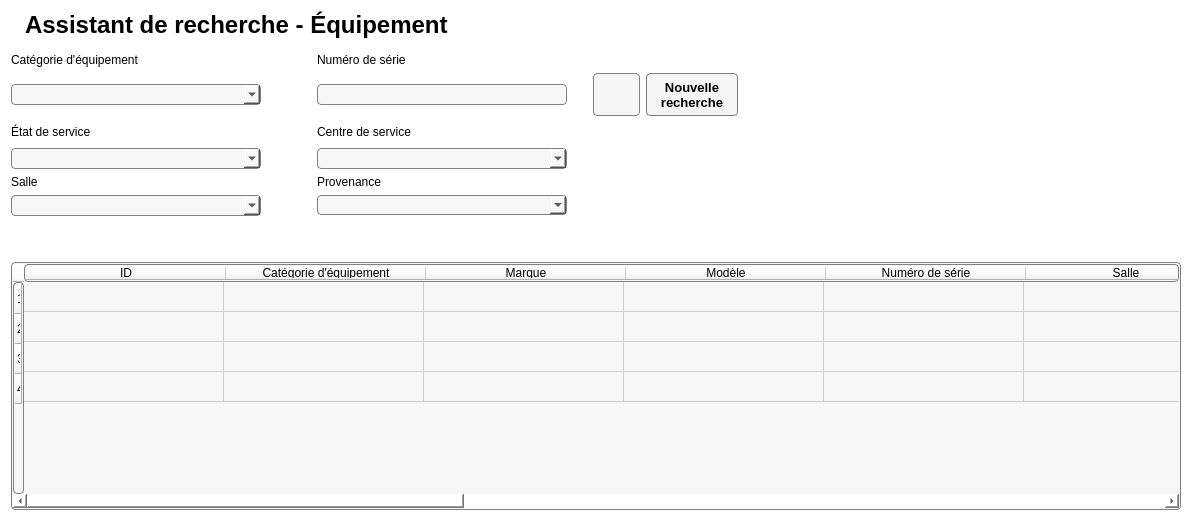
<?xml version="1.0" encoding="UTF-8"?>
<ui version="4.0">
 <class>Form</class>
 <widget class="QWidget" name="Form">
  <property name="windowModality">
   <enum>Qt::NonModal</enum>
  </property>
  <property name="geometry">
   <rect>
    <x>0</x>
    <y>0</y>
    <width>1192</width>
    <height>521</height>
   </rect>
  </property>
  <property name="minimumSize">
   <size>
    <width>0</width>
    <height>0</height>
   </size>
  </property>
  <property name="maximumSize">
   <size>
    <width>16777215</width>
    <height>16777215</height>
   </size>
  </property>
  <property name="windowTitle">
   <string>Form</string>
  </property>
  <property name="styleSheet">
   <string notr="true">QWidget{
background: white;
}

QComboBox
{
padding: 1px;
border-style: solid;
border: 1px solid gray;
border-radius: 4px;
background:rgb(247,247,247);
}

QPushButton {
color: black;
background-color:rgb(245, 245, 245);
border-width: 1px;
border-color: grey;
border-style: solid;
border-radius: 4px;

}

QPushButton:hover {
background-color: qlineargradient(x1: 0, y1: 1, x2: 0, y2: 0, stop: 0 #edf2f8, stop: 1 #c8d9ea);
}

QPushButton:pressed {
background-color: rgb(193, 213, 243);
}</string>
  </property>
  <layout class="QGridLayout" name="gridLayout_3">
   <item row="1" column="0" colspan="2">
    <layout class="QHBoxLayout" name="horizontalLayout_2">
     <item>
      <layout class="QGridLayout" name="gridLayout">
       <item row="0" column="0" alignment="Qt::AlignLeft">
        <widget class="QLabel" name="labelCategorieEquipement">
         <property name="styleSheet">
          <string notr="true">background: white;</string>
         </property>
         <property name="text">
          <string>Catégorie d'équipement</string>
         </property>
        </widget>
       </item>
       <item row="3" column="2">
        <widget class="QComboBox" name="comboBoxCentreService">
         <property name="minimumSize">
          <size>
           <width>250</width>
           <height>0</height>
          </size>
         </property>
         <property name="font">
          <font>
           <pointsize>10</pointsize>
          </font>
         </property>
        </widget>
       </item>
       <item row="3" column="0">
        <widget class="QComboBox" name="comboBoxEtatService">
         <property name="minimumSize">
          <size>
           <width>250</width>
           <height>0</height>
          </size>
         </property>
         <property name="maximumSize">
          <size>
           <width>250</width>
           <height>16777215</height>
          </size>
         </property>
         <property name="font">
          <font>
           <pointsize>10</pointsize>
          </font>
         </property>
        </widget>
       </item>
       <item row="2" column="0">
        <widget class="QLabel" name="labelEtatService">
         <property name="styleSheet">
          <string notr="true">background: white;</string>
         </property>
         <property name="text">
          <string>État de service</string>
         </property>
        </widget>
       </item>
       <item row="5" column="2">
        <widget class="QComboBox" name="comboBoxProvenance">
         <property name="minimumSize">
          <size>
           <width>250</width>
           <height>0</height>
          </size>
         </property>
        </widget>
       </item>
       <item row="2" column="1">
        <spacer name="horizontalSpacer">
         <property name="orientation">
          <enum>Qt::Horizontal</enum>
         </property>
         <property name="sizeType">
          <enum>QSizePolicy::Fixed</enum>
         </property>
         <property name="sizeHint" stdset="0">
          <size>
           <width>50</width>
           <height>20</height>
          </size>
         </property>
        </spacer>
       </item>
       <item row="2" column="2">
        <widget class="QLabel" name="labelCentreService">
         <property name="styleSheet">
          <string notr="true">background: white;</string>
         </property>
         <property name="text">
          <string>Centre de service</string>
         </property>
        </widget>
       </item>
       <item row="1" column="0">
        <widget class="QComboBox" name="comboBoxCategorieEquipement">
         <property name="minimumSize">
          <size>
           <width>250</width>
           <height>0</height>
          </size>
         </property>
         <property name="maximumSize">
          <size>
           <width>250</width>
           <height>16777215</height>
          </size>
         </property>
         <property name="font">
          <font>
           <pointsize>10</pointsize>
          </font>
         </property>
        </widget>
       </item>
       <item row="1" column="2">
        <widget class="QLineEdit" name="lineEditNumeroSerie">
         <property name="minimumSize">
          <size>
           <width>250</width>
           <height>0</height>
          </size>
         </property>
         <property name="maximumSize">
          <size>
           <width>250</width>
           <height>16777215</height>
          </size>
         </property>
         <property name="font">
          <font>
           <pointsize>10</pointsize>
          </font>
         </property>
         <property name="styleSheet">
          <string notr="true">padding: 1px;
border-style: solid;
border: 1px solid gray;
border-radius: 4px;
background:rgb(247,247,247);</string>
         </property>
        </widget>
       </item>
       <item row="0" column="2">
        <widget class="QLabel" name="labelNumeroSerie">
         <property name="styleSheet">
          <string notr="true">background: white;</string>
         </property>
         <property name="text">
          <string>Numéro de série</string>
         </property>
        </widget>
       </item>
       <item row="5" column="0">
        <widget class="QComboBox" name="comboBoxSalle">
         <property name="minimumSize">
          <size>
           <width>250</width>
           <height>0</height>
          </size>
         </property>
         <property name="maximumSize">
          <size>
           <width>250</width>
           <height>16777215</height>
          </size>
         </property>
         <property name="font">
          <font>
           <pointsize>10</pointsize>
          </font>
         </property>
        </widget>
       </item>
       <item row="4" column="2">
        <widget class="QLabel" name="labelProvenance">
         <property name="styleSheet">
          <string notr="true">background: white;</string>
         </property>
         <property name="text">
          <string>Provenance</string>
         </property>
        </widget>
       </item>
       <item row="4" column="0">
        <widget class="QLabel" name="labelSalle">
         <property name="styleSheet">
          <string notr="true">background: white;</string>
         </property>
         <property name="text">
          <string>Salle</string>
         </property>
        </widget>
       </item>
       <item row="1" column="4">
        <widget class="QPushButton" name="boutonActualiser">
         <property name="minimumSize">
          <size>
           <width>47</width>
           <height>43</height>
          </size>
         </property>
         <property name="maximumSize">
          <size>
           <width>47</width>
           <height>43</height>
          </size>
         </property>
         <property name="cursor">
          <cursorShape>PointingHandCursor</cursorShape>
         </property>
         <property name="text">
          <string/>
         </property>
         <property name="icon">
          <iconset>
           <normaloff>Images/refresh-button-2.png</normaloff>Images/refresh-button-2.png</iconset>
         </property>
         <property name="iconSize">
          <size>
           <width>50</width>
           <height>50</height>
          </size>
         </property>
        </widget>
       </item>
       <item row="1" column="5">
        <widget class="QPushButton" name="boutonNouvelleRecherche">
         <property name="minimumSize">
          <size>
           <width>92</width>
           <height>43</height>
          </size>
         </property>
         <property name="maximumSize">
          <size>
           <width>92</width>
           <height>43</height>
          </size>
         </property>
         <property name="font">
          <font>
           <pointsize>10</pointsize>
           <weight>75</weight>
           <bold>true</bold>
          </font>
         </property>
         <property name="cursor">
          <cursorShape>PointingHandCursor</cursorShape>
         </property>
         <property name="text">
          <string>Nouvelle
recherche</string>
         </property>
        </widget>
       </item>
       <item row="1" column="6">
        <spacer name="horizontalSpacer_3">
         <property name="orientation">
          <enum>Qt::Horizontal</enum>
         </property>
         <property name="sizeHint" stdset="0">
          <size>
           <width>40</width>
           <height>20</height>
          </size>
         </property>
        </spacer>
       </item>
       <item row="1" column="3">
        <spacer name="horizontalSpacer_4">
         <property name="orientation">
          <enum>Qt::Horizontal</enum>
         </property>
         <property name="sizeType">
          <enum>QSizePolicy::Fixed</enum>
         </property>
         <property name="sizeHint" stdset="0">
          <size>
           <width>20</width>
           <height>20</height>
          </size>
         </property>
        </spacer>
       </item>
      </layout>
     </item>
    </layout>
   </item>
   <item row="3" column="0" colspan="2">
    <widget class="QTableWidget" name="tableResultats">
     <property name="font">
      <font>
       <family>MS Shell Dlg 2</family>
       <pointsize>10</pointsize>
      </font>
     </property>
     <property name="styleSheet">
      <string notr="true">padding: 1px;
border-style: solid;
border: 1px solid gray;
border-radius: 4px;
background:rgb(247,247,247);</string>
     </property>
     <attribute name="horizontalHeaderDefaultSectionSize">
      <number>200</number>
     </attribute>
     <attribute name="horizontalHeaderMinimumSectionSize">
      <number>150</number>
     </attribute>
     <attribute name="verticalHeaderDefaultSectionSize">
      <number>30</number>
     </attribute>
     <attribute name="verticalHeaderMinimumSectionSize">
      <number>25</number>
     </attribute>
     <row>
      <property name="text">
       <string>1</string>
      </property>
     </row>
     <row>
      <property name="text">
       <string>2</string>
      </property>
     </row>
     <row>
      <property name="text">
       <string>3</string>
      </property>
     </row>
     <row>
      <property name="text">
       <string>4</string>
      </property>
     </row>
     <column>
      <property name="text">
       <string>ID</string>
      </property>
     </column>
     <column>
      <property name="text">
       <string>Catégorie d'équipement</string>
      </property>
     </column>
     <column>
      <property name="text">
       <string>Marque</string>
      </property>
     </column>
     <column>
      <property name="text">
       <string>Modèle</string>
      </property>
     </column>
     <column>
      <property name="text">
       <string>Numéro de série</string>
      </property>
     </column>
     <column>
      <property name="text">
       <string>Salle</string>
      </property>
     </column>
     <column>
      <property name="text">
       <string>Centre de service</string>
      </property>
     </column>
     <column>
      <property name="text">
       <string>Date d'acquisition</string>
      </property>
     </column>
     <column>
      <property name="text">
       <string>Date du dernier entretien</string>
      </property>
     </column>
     <column>
      <property name="text">
       <string>Provenance</string>
      </property>
     </column>
     <column>
      <property name="text">
       <string>État de service</string>
      </property>
     </column>
     <column>
      <property name="text">
       <string>État de conservation</string>
      </property>
     </column>
     <column>
      <property name="text">
       <string>Commentaires</string>
      </property>
     </column>
    </widget>
   </item>
   <item row="2" column="0">
    <spacer name="verticalSpacer">
     <property name="orientation">
      <enum>Qt::Vertical</enum>
     </property>
     <property name="sizeType">
      <enum>QSizePolicy::Fixed</enum>
     </property>
     <property name="sizeHint" stdset="0">
      <size>
       <width>13</width>
       <height>40</height>
      </size>
     </property>
    </spacer>
   </item>
   <item row="0" column="0">
    <layout class="QGridLayout" name="gridLayout_2">
     <item row="0" column="0">
      <widget class="QLabel" name="logoLoupe">
       <property name="maximumSize">
        <size>
         <width>35</width>
         <height>16777215</height>
        </size>
       </property>
       <property name="font">
        <font>
         <pointsize>10</pointsize>
        </font>
       </property>
       <property name="styleSheet">
        <string notr="true">background: white;</string>
       </property>
       <property name="text">
        <string/>
       </property>
       <property name="pixmap">
        <pixmap>Images/magnifier.png</pixmap>
       </property>
      </widget>
     </item>
     <item row="0" column="4">
      <spacer name="horizontalSpacer_2">
       <property name="orientation">
        <enum>Qt::Horizontal</enum>
       </property>
       <property name="sizeType">
        <enum>QSizePolicy::Fixed</enum>
       </property>
       <property name="sizeHint" stdset="0">
        <size>
         <width>180</width>
         <height>20</height>
        </size>
       </property>
      </spacer>
     </item>
     <item row="1" column="1">
      <spacer name="verticalSpacer_2">
       <property name="orientation">
        <enum>Qt::Vertical</enum>
       </property>
       <property name="sizeType">
        <enum>QSizePolicy::Fixed</enum>
       </property>
       <property name="sizeHint" stdset="0">
        <size>
         <width>40</width>
         <height>8</height>
        </size>
       </property>
      </spacer>
     </item>
     <item row="0" column="1">
      <widget class="QLabel" name="labelTitre">
       <property name="font">
        <font>
         <pointsize>18</pointsize>
         <weight>75</weight>
         <bold>true</bold>
        </font>
       </property>
       <property name="styleSheet">
        <string notr="true">background: white;</string>
       </property>
       <property name="text">
        <string>Assistant de recherche - Équipement</string>
       </property>
      </widget>
     </item>
    </layout>
   </item>
  </layout>
 </widget>
 <resources/>
 <connections/>
</ui>
